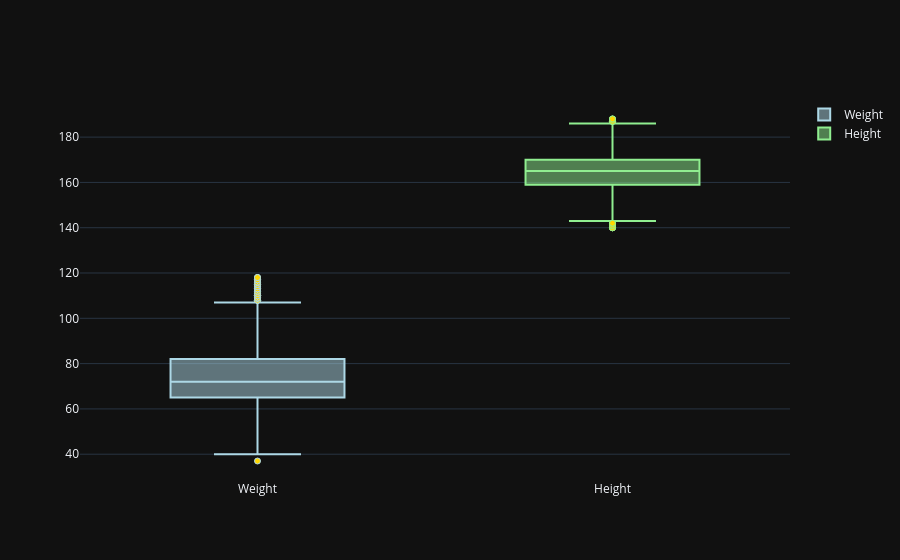

Notebook code cell kept with this figure:
### Code cell
# usando zscores para tratar possíveis outliers detectados
from scipy import stats
import numpy as np

z_scores = np.abs(stats.zscore(base[['height', 'weight']]))
limite = 3

base_tratada = base[(z_scores < limite).all(axis=1)]

# plotando o gráfico novamente para ver as diferenças
fig = go.Figure()
fig.add_trace(go.Box(y = base_tratada['weight'],
                     name = 'Weight',
                     boxpoints = 'suspectedoutliers',
                     marker = dict(color = 'lightblue',
                                 outliercolor = 'gold')))
fig.add_trace(go.Box(y = base_tratada['height'],
                     name = 'Height',
                     boxpoints = 'suspectedoutliers',
                     marker = dict(color = 'lightgreen',
                                 outliercolor = 'gold')))

fig.show()

### Figure 1 — Plotly figure (JSON) as saved in the notebook; plotly's stock layout.template omitted (floating-point values rounded to 4 significant figures; data arrays with more than 128 entries replaced by an {"elided": "..."} marker saying what was removed)
{"data": [{"boxpoints": "suspectedoutliers", "marker": {"color": "lightblue", "outliercolor": "gold"}, "name": "Weight", "y": {"elided": "9858 float values"}, "type": "box"}, {"boxpoints": "suspectedoutliers", "marker": {"color": "lightgreen", "outliercolor": "gold"}, "name": "Height", "y": {"elided": "9858 int values"}, "type": "box"}], "layout": {}}
